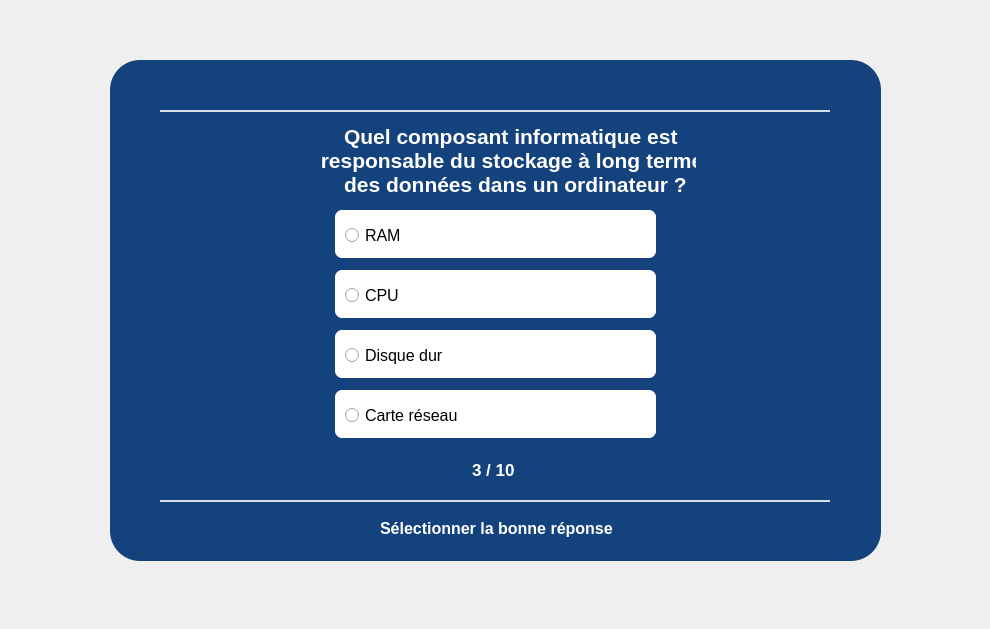
<?xml version="1.0" encoding="UTF-8"?>
<ui version="4.0">
 <class>page_3</class>
 <widget class="QDialog" name="page_3">
  <property name="geometry">
   <rect>
    <x>0</x>
    <y>0</y>
    <width>990</width>
    <height>629</height>
   </rect>
  </property>
  <property name="windowTitle">
   <string>Dialog</string>
  </property>
  <widget class="QWidget" name="widget" native="true">
   <property name="geometry">
    <rect>
     <x>10</x>
     <y>20</y>
     <width>951</width>
     <height>581</height>
    </rect>
   </property>
   <property name="cursor">
    <cursorShape>ArrowCursor</cursorShape>
   </property>
   <property name="styleSheet">
    <string notr="true">QPushButton#pushButton{
	background-color: qlineargradient(spread:pad, x1:0, y1:0, x2:1, y2:1, stop:0 rgba(0, 0, 106, 255), stop:1 rgba(41, 184, 255, 255));
	color: rgba(255, 255, 255, 210);
	border-radius: 5px;
}

QPushButton#pushButton:hover{
	background-color: qlineargradient(spread:pad, x1:0, y1:0.505682, x2:1, y2:0.477, stop:0 rgba(41, 184, 255, 255), stop:1 rgba(0, 0, 106, 255));
}

QPushButton#pushButton:pressed{
	padding-left: 5px;
	padding-top: 5px;
	background-color: qlineargradient(spread:pad, x1:0, y1:0, x2:1, y2:1, stop:0 rgba(0, 0, 106, 255), stop:1 rgba(41, 184, 255, 255));
}


</string>
   </property>
   <widget class="QLabel" name="label_5">
    <property name="geometry">
     <rect>
      <x>100</x>
      <y>40</y>
      <width>771</width>
      <height>501</height>
     </rect>
    </property>
    <property name="styleSheet">
     <string notr="true">background-color: rgb(20, 66, 124);
border-radius: 30px;</string>
    </property>
    <property name="text">
     <string/>
    </property>
   </widget>
   <widget class="QLabel" name="label">
    <property name="geometry">
     <rect>
      <x>150</x>
      <y>90</y>
      <width>670</width>
      <height>2</height>
     </rect>
    </property>
    <property name="styleSheet">
     <string notr="true">background-color: rgba(255, 255, 255, 210);
border-radius: 50px;</string>
    </property>
    <property name="text">
     <string/>
    </property>
   </widget>
   <widget class="QLabel" name="label_2">
    <property name="geometry">
     <rect>
      <x>150</x>
      <y>480</y>
      <width>670</width>
      <height>2</height>
     </rect>
    </property>
    <property name="styleSheet">
     <string notr="true">background-color: rgba(255, 255, 255, 210);
border-radius: 50px;</string>
    </property>
    <property name="text">
     <string/>
    </property>
   </widget>
   <widget class="QLabel" name="label_3">
    <property name="geometry">
     <rect>
      <x>325</x>
      <y>190</y>
      <width>321</width>
      <height>48</height>
     </rect>
    </property>
    <property name="styleSheet">
     <string notr="true">background-color: rgba(255, 255, 255, 255);
border-radius: 7px;</string>
    </property>
    <property name="text">
     <string/>
    </property>
   </widget>
   <widget class="QLabel" name="label_4">
    <property name="geometry">
     <rect>
      <x>325</x>
      <y>250</y>
      <width>321</width>
      <height>48</height>
     </rect>
    </property>
    <property name="styleSheet">
     <string notr="true">background-color: rgba(255, 255, 255, 255);
border-radius: 7px;</string>
    </property>
    <property name="text">
     <string/>
    </property>
   </widget>
   <widget class="QLabel" name="label_6">
    <property name="geometry">
     <rect>
      <x>325</x>
      <y>310</y>
      <width>321</width>
      <height>48</height>
     </rect>
    </property>
    <property name="styleSheet">
     <string notr="true">background-color: rgba(255, 255, 255, 255);
border-radius: 7px;</string>
    </property>
    <property name="text">
     <string/>
    </property>
   </widget>
   <widget class="QLabel" name="label_7">
    <property name="geometry">
     <rect>
      <x>325</x>
      <y>370</y>
      <width>321</width>
      <height>48</height>
     </rect>
    </property>
    <property name="styleSheet">
     <string notr="true">background-color: rgba(255, 255, 255, 255);
border-radius: 7px;</string>
    </property>
    <property name="text">
     <string/>
    </property>
   </widget>
   <widget class="QLabel" name="label_8">
    <property name="geometry">
     <rect>
      <x>370</x>
      <y>500</y>
      <width>241</width>
      <height>17</height>
     </rect>
    </property>
    <property name="font">
     <font>
      <pointsize>12</pointsize>
      <weight>75</weight>
      <bold>true</bold>
     </font>
    </property>
    <property name="styleSheet">
     <string notr="true">color : white;</string>
    </property>
    <property name="text">
     <string>Sélectionner la bonne réponse</string>
    </property>
   </widget>
   <widget class="QPushButton" name="GaucheTo2_pushButton">
    <property name="enabled">
     <bool>true</bool>
    </property>
    <property name="geometry">
     <rect>
      <x>420</x>
      <y>430</y>
      <width>41</width>
      <height>41</height>
     </rect>
    </property>
    <property name="cursor">
     <cursorShape>PointingHandCursor</cursorShape>
    </property>
    <property name="styleSheet">
     <string notr="true">border: none;
</string>
    </property>
    <property name="text">
     <string/>
    </property>
    <property name="icon">
     <iconset>
      <normaloff>../gauche.png</normaloff>../gauche.png</iconset>
    </property>
    <property name="iconSize">
     <size>
      <width>40</width>
      <height>40</height>
     </size>
    </property>
   </widget>
   <widget class="QPushButton" name="DroiteTo4_pushButton">
    <property name="geometry">
     <rect>
      <x>510</x>
      <y>430</y>
      <width>41</width>
      <height>41</height>
     </rect>
    </property>
    <property name="cursor">
     <cursorShape>PointingHandCursor</cursorShape>
    </property>
    <property name="styleSheet">
     <string notr="true">border: none;
</string>
    </property>
    <property name="text">
     <string/>
    </property>
    <property name="icon">
     <iconset>
      <normaloff>../droite.png</normaloff>../droite.png</iconset>
    </property>
    <property name="iconSize">
     <size>
      <width>40</width>
      <height>40</height>
     </size>
    </property>
   </widget>
   <widget class="QLabel" name="label_9">
    <property name="geometry">
     <rect>
      <x>462</x>
      <y>441</y>
      <width>51</width>
      <height>17</height>
     </rect>
    </property>
    <property name="font">
     <font>
      <pointsize>13</pointsize>
      <weight>75</weight>
      <bold>true</bold>
     </font>
    </property>
    <property name="styleSheet">
     <string notr="true">color: white;</string>
    </property>
    <property name="text">
     <string>3 / 10</string>
    </property>
   </widget>
   <widget class="QRadioButton" name="Q3_R1_radioButton">
    <property name="geometry">
     <rect>
      <x>335</x>
      <y>205</y>
      <width>251</width>
      <height>21</height>
     </rect>
    </property>
    <property name="font">
     <font>
      <pointsize>12</pointsize>
      <weight>50</weight>
      <bold>false</bold>
     </font>
    </property>
    <property name="text">
     <string>RAM</string>
    </property>
   </widget>
   <widget class="QRadioButton" name="Q3_R2_radioButton">
    <property name="geometry">
     <rect>
      <x>335</x>
      <y>265</y>
      <width>231</width>
      <height>21</height>
     </rect>
    </property>
    <property name="font">
     <font>
      <pointsize>12</pointsize>
      <weight>50</weight>
      <bold>false</bold>
     </font>
    </property>
    <property name="text">
     <string>CPU</string>
    </property>
   </widget>
   <widget class="QRadioButton" name="Q3_R3_radioButton">
    <property name="geometry">
     <rect>
      <x>335</x>
      <y>325</y>
      <width>201</width>
      <height>21</height>
     </rect>
    </property>
    <property name="font">
     <font>
      <pointsize>12</pointsize>
      <weight>50</weight>
      <bold>false</bold>
     </font>
    </property>
    <property name="text">
     <string>Disque dur</string>
    </property>
   </widget>
   <widget class="QRadioButton" name="Q3_R4_radioButton">
    <property name="geometry">
     <rect>
      <x>335</x>
      <y>385</y>
      <width>191</width>
      <height>21</height>
     </rect>
    </property>
    <property name="font">
     <font>
      <pointsize>12</pointsize>
      <weight>50</weight>
      <bold>false</bold>
     </font>
    </property>
    <property name="text">
     <string>Carte réseau</string>
    </property>
   </widget>
   <widget class="QLabel" name="label_10">
    <property name="geometry">
     <rect>
      <x>235</x>
      <y>105</y>
      <width>451</width>
      <height>71</height>
     </rect>
    </property>
    <property name="font">
     <font>
      <pointsize>16</pointsize>
      <weight>75</weight>
      <bold>true</bold>
     </font>
    </property>
    <property name="styleSheet">
     <string notr="true">color: white;
</string>
    </property>
    <property name="text">
     <string>                 Quel composant informatique est
             responsable du stockage à long terme
                 des données dans un ordinateur ?</string>
    </property>
   </widget>
   <zorder>label_5</zorder>
   <zorder>label_8</zorder>
   <zorder>GaucheTo2_pushButton</zorder>
   <zorder>DroiteTo4_pushButton</zorder>
   <zorder>label</zorder>
   <zorder>label_2</zorder>
   <zorder>label_9</zorder>
   <zorder>label_7</zorder>
   <zorder>label_6</zorder>
   <zorder>label_4</zorder>
   <zorder>label_3</zorder>
   <zorder>label_10</zorder>
   <zorder>Q3_R1_radioButton</zorder>
   <zorder>Q3_R2_radioButton</zorder>
   <zorder>Q3_R3_radioButton</zorder>
   <zorder>Q3_R4_radioButton</zorder>
  </widget>
 </widget>
 <resources/>
 <connections/>
</ui>
